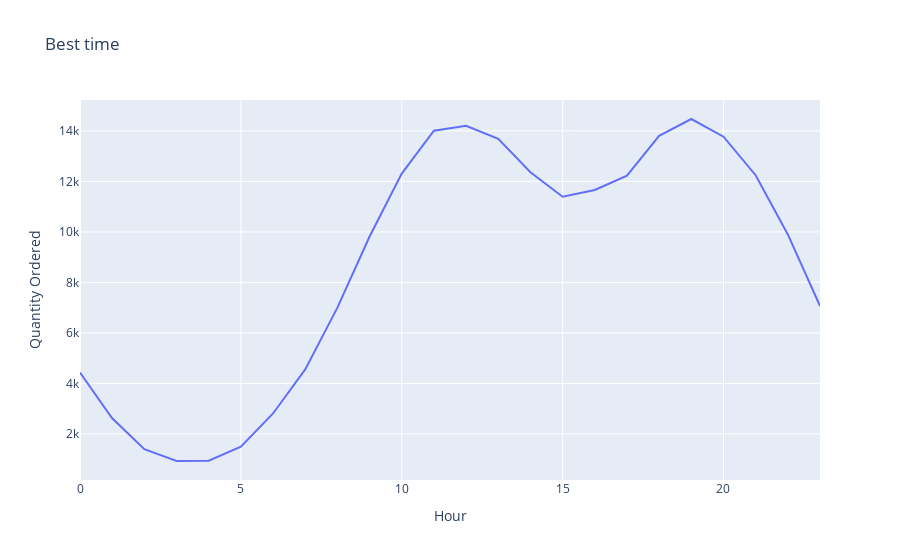

Here is the notebook cell this chart was saved with:
### Code cell
px.line(time, x= time.index, y=time['Quantity Ordered'], title = 'Best time')

### Figure 1 — Plotly figure (JSON) as saved in the notebook; plotly's stock layout.template omitted (floating-point values rounded to 4 significant figures)
{"data": [{"hovertemplate": "Hour=%{x}<br>Quantity Ordered=%{y}<extra></extra>", "legendgroup": "", "line": {"color": "#636efa", "dash": "solid"}, "marker": {"symbol": "circle"}, "mode": "lines", "name": "", "orientation": "v", "showlegend": false, "type": "scatter", "x": [0, 1, 2, 3, 4, 5, 6, 7, 8, 9, 10, 11, 12, 13, 14, 15, 16, 17, 18, 19, 20, 21, 22, 23], "xaxis": "x", "y": [4428, 2619, 1398, 928, 937, 1493, 2810, 4556, 7002, 9816, 12308, 14005, 14202, 13685, 12362, 11391, 11662, 12229, 13802, 14470, 13768, 12244, 9899, 7065], "yaxis": "y"}], "layout": {"legend": {"tracegroupgap": 0}, "title": {"text": "Best time"}, "xaxis": {"anchor": "y", "domain": [0, 1], "title": {"text": "Hour"}}, "yaxis": {"anchor": "x", "domain": [0, 1], "title": {"text": "Quantity Ordered"}}}}
